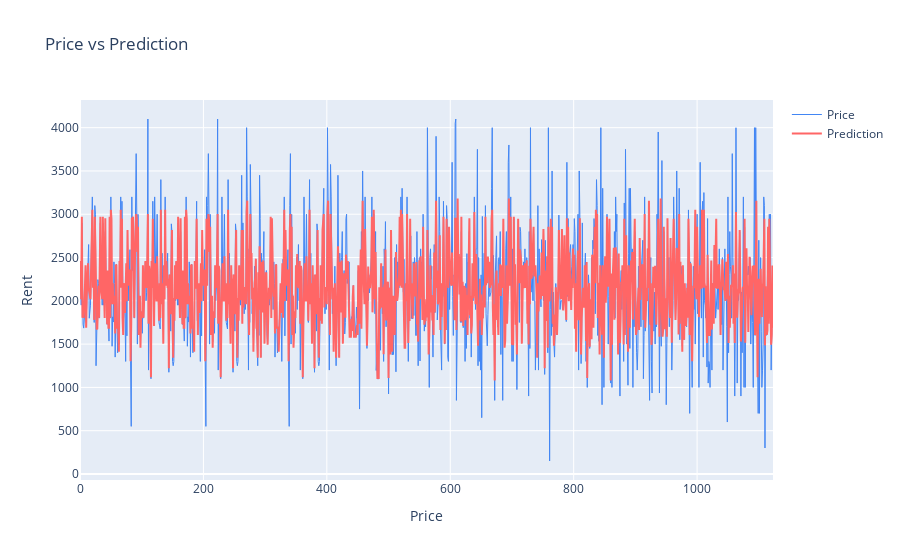

The notebook cell this image was saved under:
### Code cell
s = model_dataset_main_
trace1 = go.Scatter(x = np.arange(0, len(s.Price), 1),
                    y = s.Price,
                    mode = 'lines',
                    name = 'Price',
                    line = dict(color = ('rgb(66, 134, 244)'), width = 1))
trace2 = go.Scatter(x = np.arange(0, len(s.Prediction), 1),
                    y = s.Prediction,
                    mode = 'lines',
                    name = 'Prediction',
                    line = dict(color = ('rgb(255, 102, 102)'), width = 2))
data = [trace1, trace2]
layout = dict(title = 'Price vs Prediction', xaxis = dict(title = 'Price'), yaxis = dict(title = 'Rent'))
fig = dict(data=data, layout=layout)
iplot(fig)

### Figure 1 — Plotly figure (JSON) as saved in the notebook; plotly's stock layout.template omitted (floating-point values rounded to 4 significant figures; data arrays with more than 128 entries replaced by an {"elided": "..."} marker saying what was removed)
{"data": [{"line": {"color": "rgb(66, 134, 244)", "width": 1}, "mode": "lines", "name": "Price", "type": "scatter", "x": {"elided": "1124 int values"}, "y": {"elided": "1124 float values"}}, {"line": {"color": "rgb(255, 102, 102)", "width": 2}, "mode": "lines", "name": "Prediction", "type": "scatter", "x": {"elided": "1124 int values"}, "y": {"elided": "1124 float values"}}], "layout": {"title": {"text": "Price vs Prediction"}, "xaxis": {"title": {"text": "Price"}}, "yaxis": {"title": {"text": "Rent"}}}}
